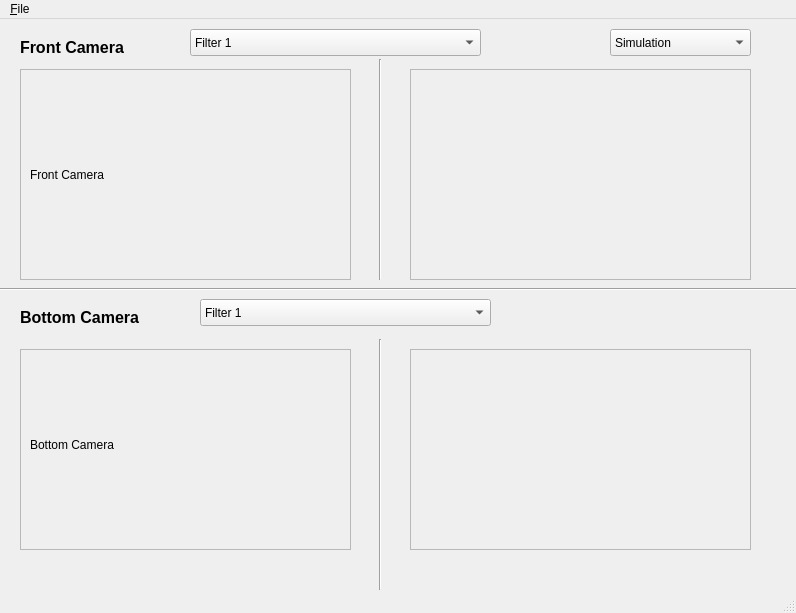
<?xml version="1.0" encoding="UTF-8"?>
<ui version="4.0">
 <author>huixian</author>
 <class>Vision</class>
 <widget class="QMainWindow" name="Vision">
  <property name="geometry">
   <rect>
    <x>0</x>
    <y>0</y>
    <width>796</width>
    <height>613</height>
   </rect>
  </property>
  <property name="windowTitle">
   <string>Vision</string>
  </property>
  <widget class="QWidget" name="centralwidget">
   <widget class="QWidget" name="verticalLayoutWidget">
    <property name="geometry">
     <rect>
      <x>20</x>
      <y>50</y>
      <width>331</width>
      <height>211</height>
     </rect>
    </property>
    <layout class="QVBoxLayout">
     <item>
      <widget class="QFrame" name="frontcam_2">
       <property name="frameShape">
        <enum>QFrame::StyledPanel</enum>
       </property>
       <property name="frameShadow">
        <enum>QFrame::Raised</enum>
       </property>
       <widget class="QLabel" name="labelFront">
        <property name="geometry">
         <rect>
          <x>10</x>
          <y>10</y>
          <width>311</width>
          <height>191</height>
         </rect>
        </property>
        <property name="text">
         <string>Front Camera</string>
        </property>
       </widget>
      </widget>
     </item>
    </layout>
   </widget>
   <widget class="QWidget" name="verticalLayoutWidget_2">
    <property name="geometry">
     <rect>
      <x>410</x>
      <y>50</y>
      <width>341</width>
      <height>211</height>
     </rect>
    </property>
    <layout class="QVBoxLayout" name="_2">
     <item>
      <widget class="QFrame" name="frontcamfiltered">
       <property name="frameShape">
        <enum>QFrame::StyledPanel</enum>
       </property>
       <property name="frameShadow">
        <enum>QFrame::Raised</enum>
       </property>
      </widget>
     </item>
    </layout>
   </widget>
   <widget class="QWidget" name="verticalLayoutWidget_3">
    <property name="geometry">
     <rect>
      <x>20</x>
      <y>330</y>
      <width>331</width>
      <height>201</height>
     </rect>
    </property>
    <layout class="QVBoxLayout" name="_4">
     <item>
      <widget class="QFrame" name="bottomcam_2">
       <property name="frameShape">
        <enum>QFrame::StyledPanel</enum>
       </property>
       <property name="frameShadow">
        <enum>QFrame::Raised</enum>
       </property>
       <widget class="QLabel" name="labelbottom">
        <property name="geometry">
         <rect>
          <x>10</x>
          <y>0</y>
          <width>311</width>
          <height>191</height>
         </rect>
        </property>
        <property name="text">
         <string>Bottom Camera</string>
        </property>
       </widget>
      </widget>
     </item>
    </layout>
   </widget>
   <widget class="QWidget" name="verticalLayoutWidget_4">
    <property name="geometry">
     <rect>
      <x>410</x>
      <y>330</y>
      <width>341</width>
      <height>201</height>
     </rect>
    </property>
    <layout class="QVBoxLayout" name="_3">
     <item>
      <widget class="QFrame" name="bottomcamfiltered">
       <property name="frameShape">
        <enum>QFrame::StyledPanel</enum>
       </property>
       <property name="frameShadow">
        <enum>QFrame::Raised</enum>
       </property>
      </widget>
     </item>
    </layout>
   </widget>
   <widget class="Line" name="line">
    <property name="geometry">
     <rect>
      <x>-10</x>
      <y>260</y>
      <width>811</width>
      <height>20</height>
     </rect>
    </property>
    <property name="orientation">
     <enum>Qt::Horizontal</enum>
    </property>
   </widget>
   <widget class="QComboBox" name="frontfilter">
    <property name="geometry">
     <rect>
      <x>190</x>
      <y>10</y>
      <width>291</width>
      <height>27</height>
     </rect>
    </property>
    <item>
     <property name="text">
      <string>Filter 1</string>
     </property>
    </item>
    <item>
     <property name="text">
      <string>Filter 2</string>
     </property>
    </item>
    <item>
     <property name="text">
      <string>Filter 3</string>
     </property>
    </item>
   </widget>
   <widget class="QComboBox" name="bottomfilter">
    <property name="geometry">
     <rect>
      <x>200</x>
      <y>280</y>
      <width>291</width>
      <height>27</height>
     </rect>
    </property>
    <item>
     <property name="text">
      <string>Filter 1</string>
     </property>
    </item>
    <item>
     <property name="text">
      <string>Filter 2</string>
     </property>
    </item>
    <item>
     <property name="text">
      <string>Filter 3</string>
     </property>
    </item>
   </widget>
   <widget class="QLabel" name="bottomcam">
    <property name="geometry">
     <rect>
      <x>20</x>
      <y>290</y>
      <width>131</width>
      <height>17</height>
     </rect>
    </property>
    <property name="font">
     <font>
      <pointsize>12</pointsize>
      <weight>75</weight>
      <bold>true</bold>
     </font>
    </property>
    <property name="text">
     <string>Bottom Camera</string>
    </property>
   </widget>
   <widget class="QLabel" name="frontcam">
    <property name="geometry">
     <rect>
      <x>20</x>
      <y>20</y>
      <width>131</width>
      <height>17</height>
     </rect>
    </property>
    <property name="font">
     <font>
      <pointsize>12</pointsize>
      <weight>75</weight>
      <bold>true</bold>
     </font>
    </property>
    <property name="text">
     <string>Front Camera</string>
    </property>
   </widget>
   <widget class="Line" name="line_2">
    <property name="geometry">
     <rect>
      <x>370</x>
      <y>40</y>
      <width>20</width>
      <height>221</height>
     </rect>
    </property>
    <property name="orientation">
     <enum>Qt::Vertical</enum>
    </property>
   </widget>
   <widget class="Line" name="line_3">
    <property name="geometry">
     <rect>
      <x>370</x>
      <y>320</y>
      <width>20</width>
      <height>251</height>
     </rect>
    </property>
    <property name="orientation">
     <enum>Qt::Vertical</enum>
    </property>
   </widget>
   <widget class="QComboBox" name="source_ddm">
    <property name="geometry">
     <rect>
      <x>610</x>
      <y>10</y>
      <width>141</width>
      <height>27</height>
     </rect>
    </property>
    <item>
     <property name="text">
      <string>Simulation</string>
     </property>
    </item>
    <item>
     <property name="text">
      <string>Bag data</string>
     </property>
    </item>
   </widget>
  </widget>
  <widget class="QMenuBar" name="menubar">
   <property name="geometry">
    <rect>
     <x>0</x>
     <y>0</y>
     <width>796</width>
     <height>25</height>
    </rect>
   </property>
   <widget class="QMenu" name="menuFile">
    <property name="title">
     <string>&amp;File</string>
    </property>
    <addaction name="actionOpen"/>
    <addaction name="separator"/>
    <addaction name="actionSave"/>
    <addaction name="separator"/>
    <addaction name="actionQuit"/>
   </widget>
   <addaction name="menuFile"/>
  </widget>
  <widget class="QStatusBar" name="statusbar"/>
  <action name="actionOpen">
   <property name="text">
    <string>&amp;Open</string>
   </property>
   <property name="toolTip">
    <string>Open a .bag file</string>
   </property>
   <property name="shortcut">
    <string>Ctrl+O</string>
   </property>
  </action>
  <action name="actionSave">
   <property name="text">
    <string>&amp;Save</string>
   </property>
   <property name="toolTip">
    <string>Save a filtered image</string>
   </property>
   <property name="shortcut">
    <string>Ctrl+S</string>
   </property>
  </action>
  <action name="actionQuit">
   <property name="text">
    <string>&amp;Quit</string>
   </property>
   <property name="shortcut">
    <string>Ctrl+Q</string>
   </property>
  </action>
 </widget>
 <resources/>
 <connections>
  <connection>
   <sender>actionQuit</sender>
   <signal>triggered()</signal>
   <receiver>Vision</receiver>
   <slot>close()</slot>
   <hints>
    <hint type="sourcelabel">
     <x>-1</x>
     <y>-1</y>
    </hint>
    <hint type="destinationlabel">
     <x>397</x>
     <y>306</y>
    </hint>
   </hints>
  </connection>
  <connection>
   <sender>bottomfilter</sender>
   <signal>currentIndexChanged(int)</signal>
   <receiver>Vision</receiver>
   <slot>openFIle(int)</slot>
   <hints>
    <hint type="sourcelabel">
     <x>241</x>
     <y>316</y>
    </hint>
    <hint type="destinationlabel">
     <x>167</x>
     <y>-13</y>
    </hint>
   </hints>
  </connection>
 </connections>
 <slots>
  <slot>openFIle(int)</slot>
 </slots>
</ui>
